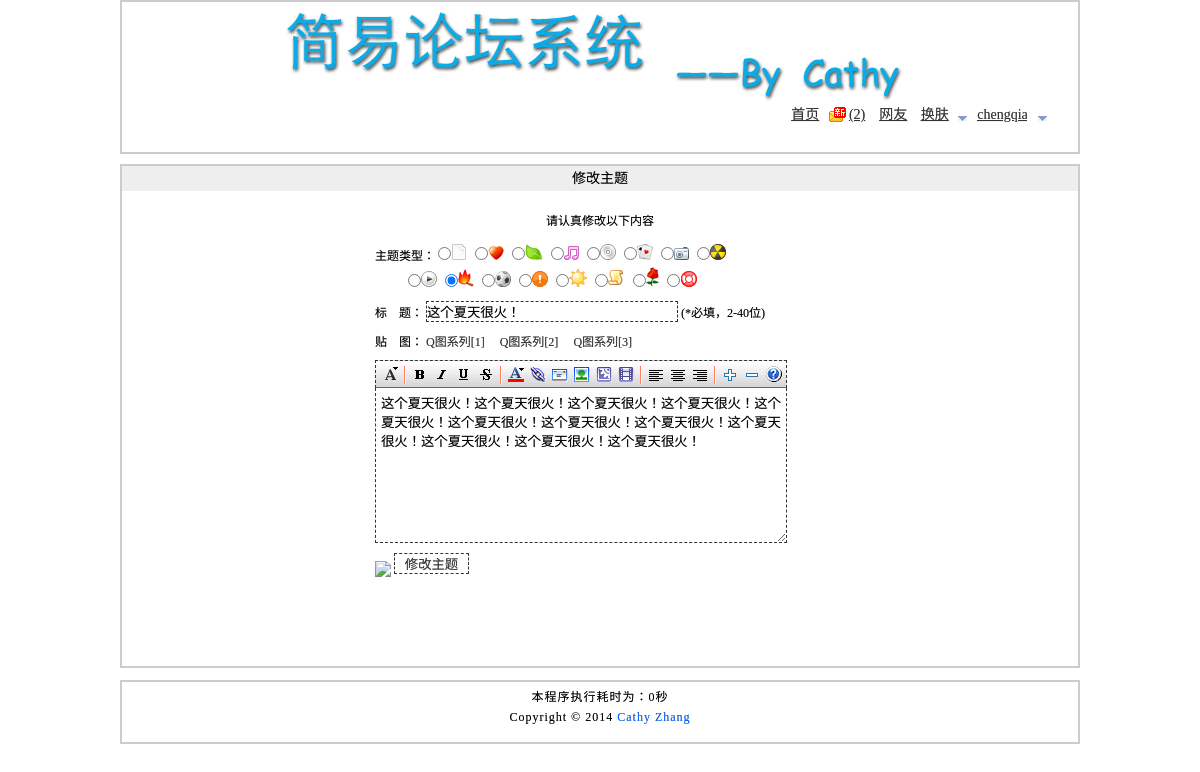
The app's page /liuyanban/m_topic.php?id=1 (signed in) with its own data.
### tables this page shows
CREATE TABLE `topic` (
  `top_id` mediumint(8) unsigned NOT NULL auto_increment,
  `top_type` tinyint(2) NOT NULL,
  `top_title` varchar(40) NOT NULL,
  `top_content` text NOT NULL,
  `us_name` varchar(20) NOT NULL,
  `top_create_date` datetime NOT NULL COMMENT '//主题创建的日期',
  `top_readcount` int(11) NOT NULL default '0',
  `top_replycount` int(11) NOT NULL default '0',
  `top_nice` tinyint(1) NOT NULL default '0',
  `top_last_access_date` datetime NOT NULL COMMENT '//主题最后被访问的时间',
  `top_last_modify_date` datetime NOT NULL COMMENT '//主题最后被修改的时间',
  `reply_for` mediumint(8) NOT NULL default '0' COMMENT '//0表示主题，否则就是对应主题的回复',
  PRIMARY KEY  (`top_id`)
);

### liuyanban/m_topic.php (the view, shortened to what this page needs)
<?php
require dirname(__FILE__).'/include/common.inc.php';
if(isset($_GET['id'])) {
	$_sql = "SELECT top_id,top_type,top_title,top_content,us_name FROM topic WHERE top_id={$_GET['id']} AND reply_for=0 LIMIT 1";
	$_result = mysql_query($_sql);
	$_row = mysql_fetch_array($_result, MYSQL_ASSOC);
	if($_row) {
		$_data = array();
		$_data['top_id'] = $_row['top_id'];
		$_data['title'] = $_row['top_title'];
		$_data['type'] = $_row['top_type'];
		$_data['content'] = $_row['top_content'];
		$_data['top_username'] = $_row['us_name'];
	} else {
		mysql_close();
		_alert_back('不存在这个主题！');
	}
} else if(isset($_GET['action']) && $_GET['action'] == 'modify') {
	$_sql = "SELECT us_uniqid FROM user WHERE us_name='{$_COOKIE['username']}' LIMIT 1";
	$_result = mysql_query($_sql);
	$_row = mysql_fetch_array($_result, MYSQL_ASSOC);
	if(_is_uniqid_consistent($_COOKIE['uniqid'], $_row['us_uniqid'])) {
		mysql_free_result($_result);
		$_data = array();
		$_data['top_id'] = $_POST['top_id'];
		$_data['type'] = $_POST['type'];
		$_data['title'] = _check_topic_title($_POST['title'], 2, 40);
		$_data['content'] = _check_topic_content($_POST['content'], 10);
		$_sql = "UPDATE topic SET top_type='{$_data['type']}',top_title='{$_data['title']}',top_content='{$_data['content']}' WHERE top_id='{$_data['top_id']}'";
		mysql_query($_sql);
		if(mysql_affected_rows() == 1) {
			$_sql = "UPDATE topic SET top_last_modify_date=NOW() WHERE top_id='{$_data['top_id']}'";
			mysql_query($_sql);
			$_data['re_title'] = 'RE2：'.$_data['title'];
			$_sql = "UPDATE topic SET top_type='{$_data['type']}',top_title='{$_data['re_title']}',top_last_modify_date=NOW() WHERE reply_for='{$_data['top_id']}'";
			mysql_query($_sql);
			mysql_close();
			_location('主题修改成功！', 's_topic.php?id='.$_data['top_id']);
		} else {
			mysql_close();
			_alert_back('主题修改失败！');
		}
	} else {
		mysql_free_result($_result);
		mysql_close();
		_alert_back('账号异常，建议重新登录！');
	}
} else {
	_alert_back('非法操作！');
}
?>
<!DOCTYPE html PUBLIC "-//W3C//DTD XHTML 1.0 Transitional//EN" "http://www.w3.org/TR/xhtml1/DTD/xhtml1-transitional.dtd">
<html xmlns="http://www.w3.org/1999/xhtml">
<head>
<?php
	include ROOT_PATH.'/import.inc.php';
?>
</head>
<body>
<?php
	require ROOT_PATH.'/header.inc.php';
?>
<div id="m_topic">
	<h2>修改主题</h2>
	<form method="post" name="w_topic" action="?action=modify">
		<dl>
			<dt>请认真修改以下内容</dt>
			<dd>主题类型：
				<?php
					foreach(range(1, 16) as $_num) {
						if($_num == $_data['type']) {
							echo '<label for="type'.$_num.'">'
									.'<input type="radio" id="type'.$_num.'" name="type" value="'.$_num.'" checked="checked" />';
						} else {
							echo '<label for="type'.$_num.'">'
									.'<input type="radio" id="type'.$_num.'" name="type" value="'.$_num.'" />';
						}
						echo '<img src="img/icon'.$_num.'.gif" alt="主题类型" />'
								.'</label>&nbsp; ';
						if($_num == 8) {
							echo '<br />&nbsp; &nbsp; &nbsp; &nbsp; &nbsp; &nbsp;';
						}
					}
				?>
			</dd>
			<dd>标&nbsp;	&nbsp; 题：
				<input type="text" name="title" class="text" value="<?=$_data['title']?>" /> (*必填，2-40位)
			</dd>
			<dd id="q">贴&nbsp; &nbsp; 图：
				<a href="javascript:;">Q图系列[1]</a>
				<a href="javascript:;">Q图系列[2]</a>
				<a href="javascript:;">Q图系列[3]</a>
			</dd>
			<dd>
				<?php include ROOT_PATH.'/ubb.inc.php'?>
				<textarea name="content" rows="9"><?=$_data['content']?></textarea>
			</dd>
			<dd>
				<img src="code.php" id="code" onclick="javascript:this.src='code.php?tm='+Math.random();" />
				<input type="submit" class="submit" value="修改主题" />
			</dd>
		</dl>
	</form>
</div>
<?php
	require ROOT_PATH.'/footer.inc.php';
?>
</body>
</html>

### liuyanban/style/basic.css (style rules this page uses)
* { margin: 0; padding: 0; }
* { font-weight:500!important; }
* { font-family: "文泉驿微米黑", "Microsoft Yahei", "Microsoft JhengHei","iconfont","Octicons"; }
* { text-shadow:0.01em 0.01em 0.01em #999999 !important; }
body { width: 960px; margin: 0 auto; background: #fff; font-size: 14px; }
h2 { font-size: 14px; background: #eee; height: 25px; line-height: 25px; text-indent: 10px; }
#header .navbar div a { display:block; height:25px; line-height:25px; color:#333; }
#message .read { display:block; width:36px; text-align:right; background:url(../img/meg.gif) no-repeat left center; }

### liuyanban/style/m_topic.css (style rules this page uses)
#m_topic { width:auto; height:500px; border:2px solid #ccc; font-size:12px; position:relative; }
#m_topic h2 { text-indent:0; text-align:center; }
#m_topic form dl { width:450px; margin:10px auto; position:relative; }
#m_topic form dl dt { text-align:center; padding:10px 0; font-weight:bold; }
#m_topic form dl dd { padding:5px 0; }
#m_topic form dl dd label { cursor:pointer; display:inline-block; height:20px; padding:0 2px 0 0; }
#m_topic form dl dd textarea { width:400px; border:1px dashed #333; border-top:none; background:#fff; padding:5px; }
#m_topic form dl dd input.text { width:250px; height:19px; border:1px dashed #333; background:#fff; }
#m_topic form dl dd input.submit { width:75px; height:21px; border:1px dashed #333; background:#fff; cursor:pointer; color:#333; }
#code { position:relative; top:8px; cursor:pointer; }
#q a { text-decoration:none; color:#333; }

### records on screen
topic: title "这个夏天很火！", content "这个夏天很火！这个夏天很火！这个夏天很火！这个夏天很火！这个夏天很火！这个夏天很火！这个夏天很火！这个夏天很火！这个夏天很火！这个夏天很火！这个夏天很火！这个夏天很火！"

### other values on screen
$GLOBALS['message_html'] "(2)"
_time_now() - START_TIME "0"
